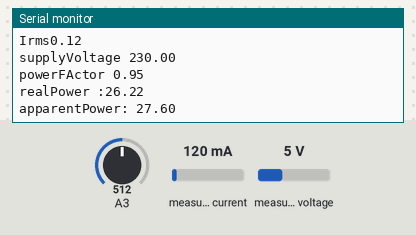
Simulated run of this sketch. Board: Arduino Uno, built with avr-gcc and run on an emulated ATmega328P. On the bench: the last lines printed to the serial monitor. Inputs (shaded band) come from the test bench; at power-on: measured current 120 mA, measured voltage 5 V, A3 = 512.

Above: at 1.2 s.
1.3 s: measured current set to 40 mA
At 1.54 s:
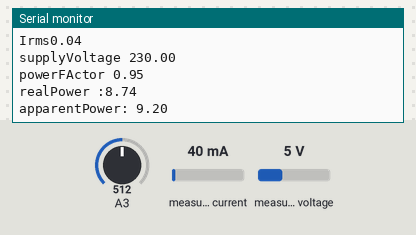
2.8 s: measured voltage set to 0.3 V
At 3.12 s:
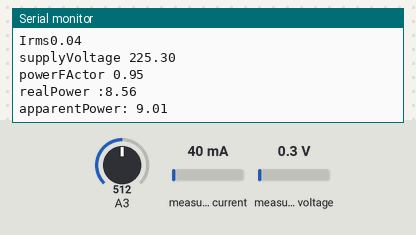
4.3 s: measured current set to 500 mA
At 4.7 s:
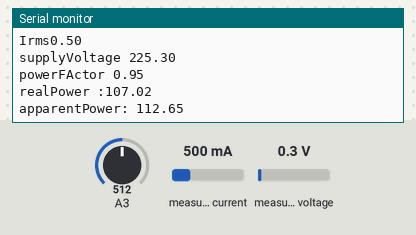
5.8 s: measured voltage set to 3.8 V
At 6.08 s:
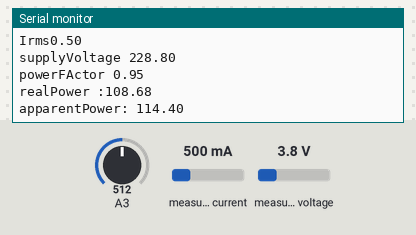
Timing chart, 0 to 8.8 s (numbered marks = the images above; inputs shaded):
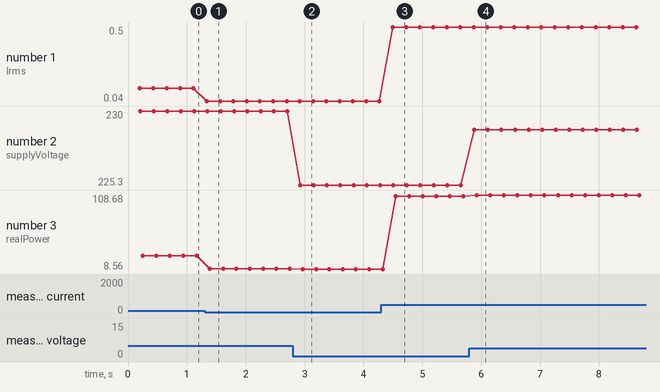

The sketch:

sketch_feb08b.ino
```cpp
// (licence header left out)
#include "EmonLib.h"             // Include Emon Library
EnergyMonitor emon1;             // Create an instance

void setup()
{
  Serial.begin(9600);

  emon1.voltage(A1, 397.22,1.7);  // Voltage: input pin, calibration, phase_shift
  emon1.current(A3, 66.67);       // Current: input pin, calibration.
}

void loop()
{
  float sensorValue = analogRead(A3);

  emon1.calcVI(20,2000);         // Calculate all. No.of half wavelengths (crossings), time-out
  //emon1.serialprint();       // Print out all variables (realpower, apparent power, Vrms, Irms, power factor)

  float realPower       = emon1.realPower;        //extract Real Power into variable
  float apparentPower   = emon1.apparentPower;    //extract Apparent Power into variable
  float powerFActor     = emon1.powerFactor;      //extract Power Factor into Variable
  float supplyVoltage   = emon1.Vrms;             //extract Vrms into Variable
  float Irms            = emon1.Irms;             //extract Irms into Variable
   Serial.print("Irms");
   Serial.println(Irms);
   Serial.print("supplyVoltage ");
   Serial.println(supplyVoltage);
   Serial.print("powerFActor ");
    Serial.println(powerFActor);
   Serial.print("realPower :");
   Serial.println(realPower );
   Serial.print("apparentPower: ");
   Serial.println(apparentPower);

}
```

Measured:
- after the input at 1.3 s, the serial monitor: prints a new line at once (image 1)
- after the input at 2.8 s, the serial monitor: prints a new line after 0.13 s (image 2)
- after the input at 4.3 s, the serial monitor: prints a new line after 0.20 s (image 3)
- after the input at 5.8 s, the serial monitor: prints a new line after 0.09 s (image 4)
- plotted number 1: 0.12 → 0.04 after the input at 1.3 s, 0.04 → 0.5 after the input at 4.3 s
- plotted number 2: 230 → 225.3 after the input at 2.8 s, 225.3 → 228.8 after the input at 5.8 s
- plotted number 3: 26.22 → 8.74 after the input at 1.3 s, 8.74 → 8.56 after the input at 2.8 s, 8.56 → 107.02 after the input at 4.3 s, 107.02 → 108.68 after the input at 5.8 s
